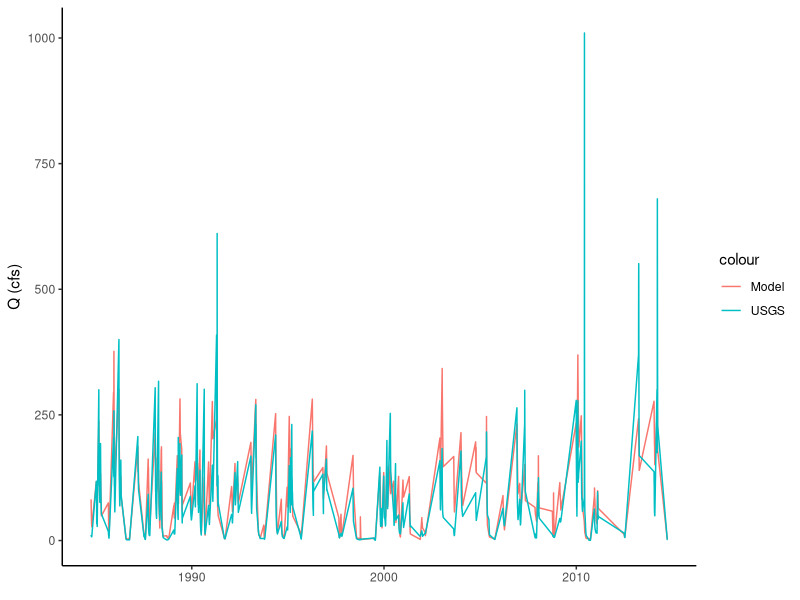

This chart was generated by the following R code:
library(tidyverse)

model_events <- read_csv("bf_model_events_01632000.csv")
usgs_events <- read_csv("cootes_store_usgs_flow.csv")

#join the model dataset and the usgs dataset
joined_events <- model_events |> 
  inner_join(usgs_events, by = "Date") |> 
  select(Date = Date,
         Flow_model = Flow.x,
         Flow_usgs = Flow.y) |> 
  mutate(month = month(Date))

#create a hydrograph with model and usgs data
ggplot(joined_events, aes(Date, Flow_model, col = "Model"))+
  geom_line()+
  geom_line(aes(y = Flow_usgs, col = "USGS"))+
  theme_classic()+
  labs(x = element_blank(),
       y = "Q (cfs)")

#create a new column with the 10th percentile flow
joined_events_10p <- joined_events |> 
  mutate(month = month(Date)) |> 
  group_by(month) |> 
  summarize(usgs_10p = quantile(Flow_usgs, probs = 0.1),
            model_10p = quantile(Flow_model, probs = 0.1))

joined_events <- joined_events |> 
  left_join(joined_events_10p, by = "month", multiple = "all")

#create a 
